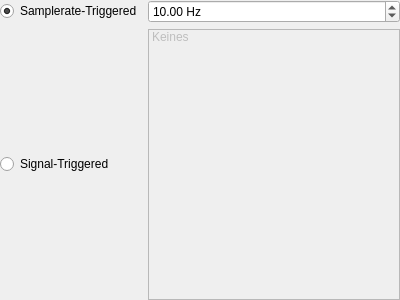
<?xml version="1.0" encoding="UTF-8"?>
<ui version="4.0">
 <class>Form</class>
 <widget class="QWidget" name="Form">
  <property name="geometry">
   <rect>
    <x>0</x>
    <y>0</y>
    <width>400</width>
    <height>300</height>
   </rect>
  </property>
  <property name="windowTitle">
   <string>Form</string>
  </property>
  <layout class="QVBoxLayout" name="verticalLayout">
   <property name="leftMargin">
    <number>0</number>
   </property>
   <property name="topMargin">
    <number>0</number>
   </property>
   <property name="rightMargin">
    <number>0</number>
   </property>
   <property name="bottomMargin">
    <number>0</number>
   </property>
   <item>
    <widget class="QWidget" name="triggerWidget" native="true">
     <property name="minimumSize">
      <size>
       <width>0</width>
       <height>58</height>
      </size>
     </property>
     <layout class="QVBoxLayout" name="verticalLayout_9">
      <property name="leftMargin">
       <number>0</number>
      </property>
      <property name="topMargin">
       <number>0</number>
      </property>
      <property name="rightMargin">
       <number>0</number>
      </property>
      <property name="bottomMargin">
       <number>0</number>
      </property>
      <item>
       <layout class="QGridLayout" name="gridLayout_2">
        <item row="0" column="0">
         <widget class="QRadioButton" name="sampleRadio">
          <property name="statusTip">
           <string>Samplerate-Triggered: Skript wird mit definierter Samplerate ausgefürt</string>
          </property>
          <property name="text">
           <string>Samplerate-Triggered</string>
          </property>
          <property name="checked">
           <bool>true</bool>
          </property>
         </widget>
        </item>
        <item row="1" column="0">
         <widget class="QRadioButton" name="signalRadio">
          <property name="statusTip">
           <string>Signal-Triggered: Script wird mit Geräte-Samplerate verknüpft und ausgeführt</string>
          </property>
          <property name="whatsThis">
           <string/>
          </property>
          <property name="text">
           <string>Signal-Triggered</string>
          </property>
         </widget>
        </item>
        <item row="0" column="1">
         <widget class="QDoubleSpinBox" name="triggerSamplerateSpinBox">
          <property name="suffix">
           <string> Hz</string>
          </property>
          <property name="maximum">
           <double>999999.989999999990687</double>
          </property>
          <property name="value">
           <double>10.000000000000000</double>
          </property>
         </widget>
        </item>
        <item row="1" column="1">
         <widget class="QListWidget" name="triggerSignals">
          <property name="enabled">
           <bool>false</bool>
          </property>
          <property name="selectionMode">
           <enum>QAbstractItemView::MultiSelection</enum>
          </property>
          <item>
           <property name="text">
            <string>Keines</string>
           </property>
          </item>
         </widget>
        </item>
       </layout>
      </item>
     </layout>
    </widget>
   </item>
  </layout>
 </widget>
 <resources/>
 <connections/>
</ui>
